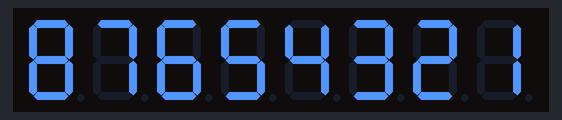
Bench run of a sketch on a simulated Arduino Uno, built with avr-gcc and run on an emulated ATmega328P. Shown: 8-digit seven-segment display.

Above: at 0.1 s.
At 4.1 s:
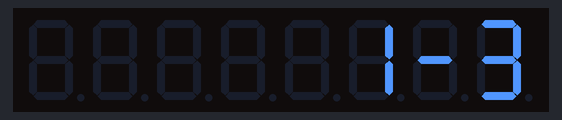

The sketch:

MAX7219_SeptSeg_LedControle_digit4.ino
```cpp
/* Plaisirarduino.fr

  Bute du programme:
  Réaliser un afficheur digitale;


  Materiels:
   Puce MAX7219
   Afficheurdigits KYX5461AS x2.
   Carte arduino UNO.

  Note utiles: Câblages des broches à titre indicatif.
  | Arduino    | MAX7219 |
  | ---------  | -----------
  | Broche 11  => DIN         Data.(données)
  | Broche 13  => CLK        Horloge.(cadence des Bits. Broche de sortie arduino configuré pour ce travail en intern)
  | Broche  10  => LOAD/CS    Chargement.(Activation du chargement des données dans la puce).
   Pour les broches "ICSP" Du mode "SPI voir doc Carte Arduino.

  Mettre en place 10K home minimum de resistance cablées en "Iset" (18-MAX729). (limitation de courants dans les LEDs).
  Transfert de données sur 2 octets.
*/

/* inclusion de la librairie */
#include "LedControl.h"


LedControl septSegMax = LedControl(11, 13, 10, 1);


void setup() {

  septSegMax.shutdown(0, false);

  septSegMax.setIntensity(0, 15);

  septSegMax.clearDisplay(0);
}


void loop() {

septSegMax.setDigit(0,0,1,false);
septSegMax.setDigit(0,1,2,false);
septSegMax.setDigit(0,2,3,false);
septSegMax.setDigit(0,3,4,false);
septSegMax.setDigit(0,4,5,false);
septSegMax.setDigit(0,5,6,false);
septSegMax.setDigit(0,6,7,false);
septSegMax.setDigit(0,7,8,false);

delay (4000);

septSegMax.clearDisplay(0);
septSegMax.setDigit(0,0,3,false);
septSegMax.setRow(0,1,0x01);
septSegMax.setDigit(0,2,1,false);

delay (4000);


}
```

Measured:
- what the display in image 1 shows lasts 4.0 s, from 4.0 s to 8.0 s
